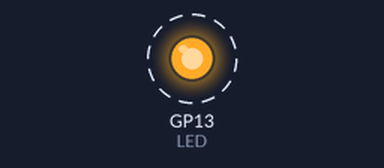
The program below on a simulated Raspberry Pi Pico running MicroPython. Shown: output pins drawn as LEDs (lit = HIGH). Dashed ring = blinking.

Above: at 0.5 s.
Timing chart, 0 to 4.6 s (numbered marks = the images above):
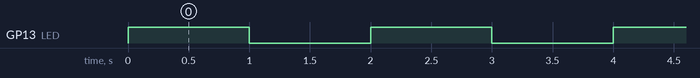

Measured:
- by itself, GP13 (LED): alternates HIGH for 1.0 s and LOW for 1.0 s

The program:

Blink.py
```python
# Importação dos modulos do RP2040
from machine import Pin

# Importação do sleep
from time import sleep

# Definimos o número do pino
# Igual fazíamos com o #define
PIN_LED = 13

# Instanciamos LED usando a função Pin
LED = Pin( PIN_LED, Pin.OUT )

# Iniciamos manualmente um Loop infinito
while True:

    # Trocamos o estado do Pino com o comando toggle
    # podemos usar também LED.high() ou LED.low()
    LED.toggle()

    # Sleep de 1s igual o delay(1000)
    sleep(1)
```
